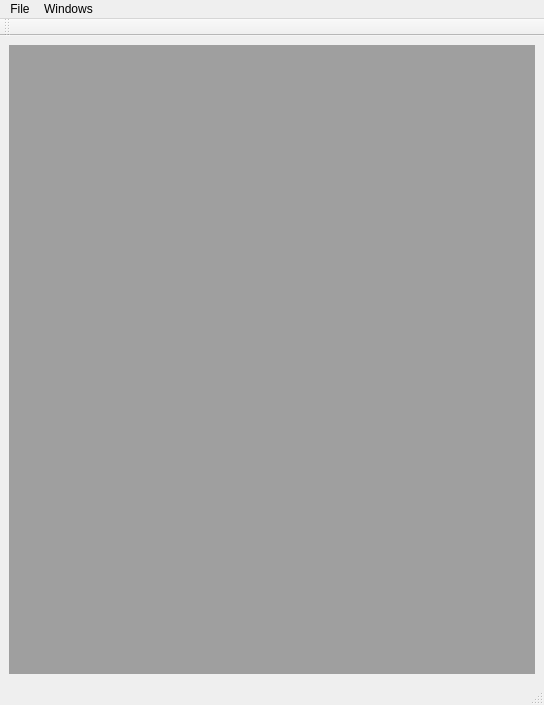
<?xml version="1.0" encoding="UTF-8"?>
<ui version="4.0">
 <class>MainWindow</class>
 <widget class="QMainWindow" name="MainWindow">
  <property name="geometry">
   <rect>
    <x>0</x>
    <y>0</y>
    <width>544</width>
    <height>705</height>
   </rect>
  </property>
  <property name="windowTitle">
   <string>MainWindow</string>
  </property>
  <widget class="QWidget" name="centralwidget">
   <layout class="QGridLayout" name="gridLayout">
    <item row="0" column="0">
     <widget class="QMdiArea" name="mapArea"/>
    </item>
   </layout>
  </widget>
  <widget class="QMenuBar" name="menubar">
   <property name="geometry">
    <rect>
     <x>0</x>
     <y>0</y>
     <width>544</width>
     <height>20</height>
    </rect>
   </property>
   <widget class="QMenu" name="menuFile">
    <property name="title">
     <string>File</string>
    </property>
    <addaction name="actionOpen"/>
   </widget>
   <widget class="QMenu" name="menuWindows">
    <property name="title">
     <string>Windows</string>
    </property>
    <addaction name="actionTile"/>
    <addaction name="actionLink"/>
   </widget>
   <addaction name="menuFile"/>
   <addaction name="menuWindows"/>
  </widget>
  <widget class="QStatusBar" name="statusbar"/>
  <widget class="QToolBar" name="toolBar">
   <property name="windowTitle">
    <string>toolBar</string>
   </property>
   <attribute name="toolBarArea">
    <enum>TopToolBarArea</enum>
   </attribute>
   <attribute name="toolBarBreak">
    <bool>false</bool>
   </attribute>
  </widget>
  <action name="actionOpen">
   <property name="text">
    <string>Add new window</string>
   </property>
  </action>
  <action name="actionTile">
   <property name="text">
    <string>Tile</string>
   </property>
  </action>
  <action name="actionLink">
   <property name="text">
    <string>Link</string>
   </property>
  </action>
 </widget>
 <resources/>
 <connections/>
</ui>
